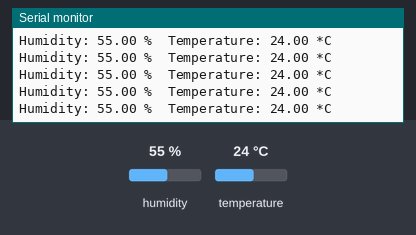
A sketch run on a simulated Arduino Uno, built with avr-gcc and run on an emulated ATmega328P. On the bench: the last lines printed to the serial monitor. The test bench sets the inputs (shaded band); at power-on: humidity 55 %, temperature 24 °C.

Above: at 3.3 s.
3.4 s: humidity set to 22 %
At 4.9 s:
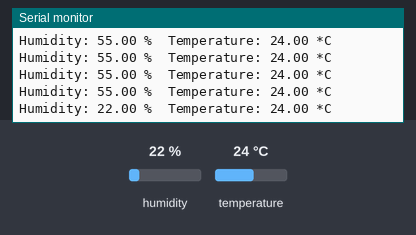
6.2 s: temperature set to 12 °C
At 6.9 s:
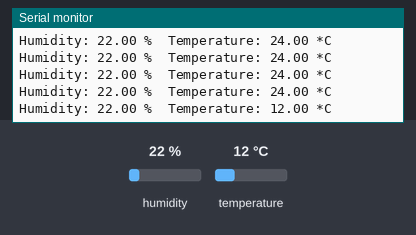
9.0 s: humidity set to 40 %
At 9.5 s:
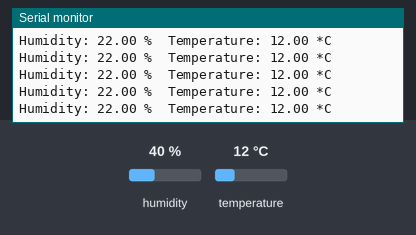
Timing chart, 0 to 12.0 s (numbered marks = the images above; inputs shaded):
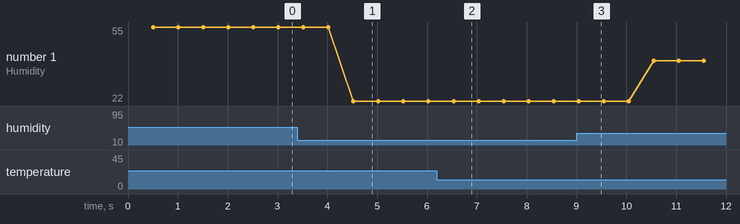

The sketch:

TestDHT22.ino
```cpp
#include "DHT.h"

#define DHTPIN 2     // вывод, к которому подключается датчик
#define DHTTYPE DHT22   // DHT 22  (AM2302)

DHT dht(DHTPIN, DHTTYPE);

void setup() {
  Serial.begin(9600);
  dht.begin();
}

void loop() {
  delay(500);

  float h = dht.readHumidity();
  float t = dht.readTemperature();

  if (isnan(h) || isnan(t)) {
    Serial.println("Failed to read from DHT sensor!");
    return;
  }

  Serial.print("Humidity: ");
  Serial.print(h);
  Serial.print(" %\t");
  Serial.print("Temperature: ");
  Serial.print(t);
  Serial.println(" *C ");
}
```

Measured:
- after the input at 3.4 s, the serial monitor: prints a new line after 1.1 s (image 1)
- after the input at 6.2 s, the serial monitor: prints a new line after 0.33 s (image 2)
- plotted number 1: 55 → 22 after the input at 3.4 s, 22 → 40 after the input at 9.0 s
